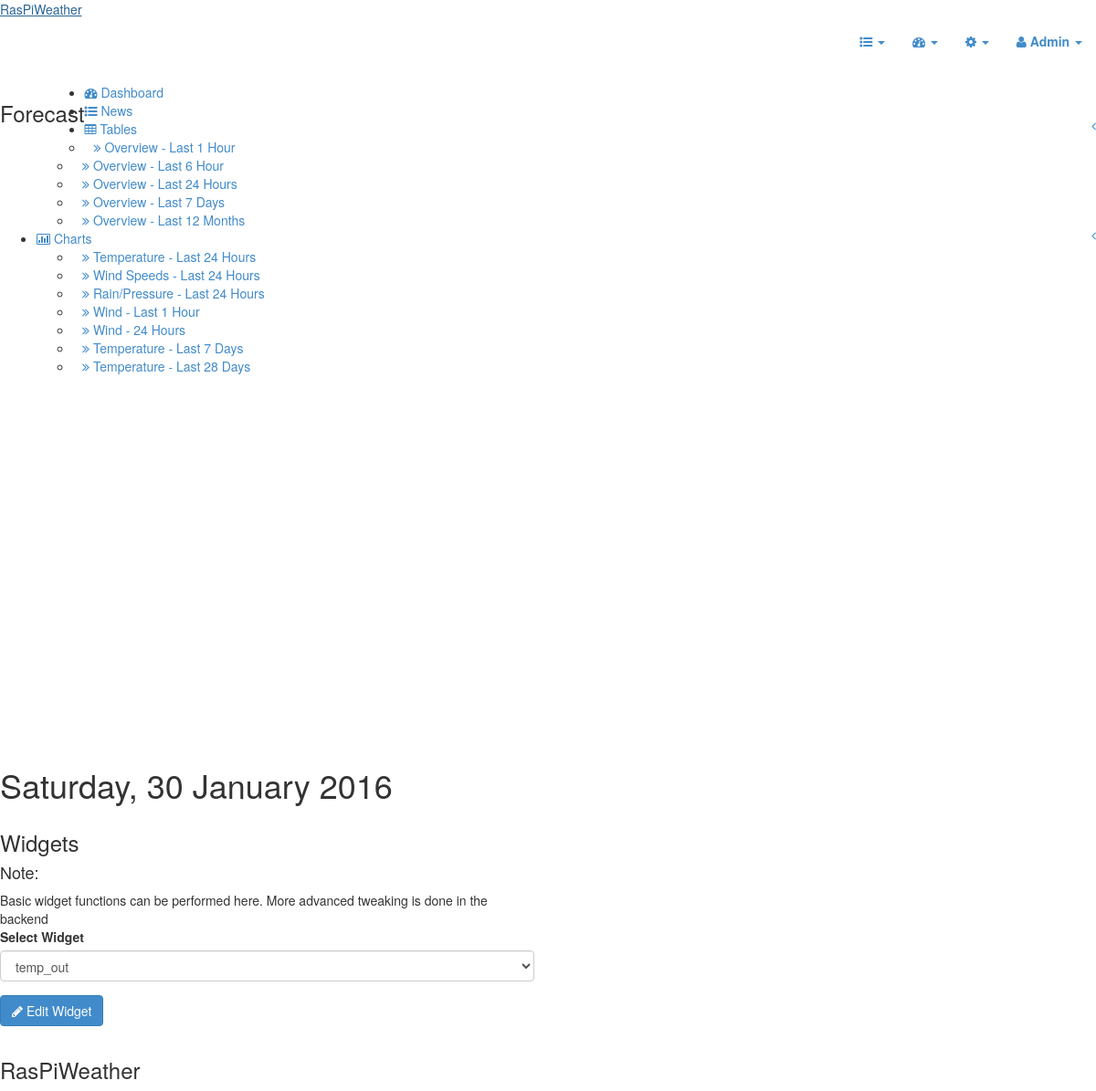
Screenshot of /?action=admin&page=widgets (signed in) with the database file from the repository.
### tables this page shows
CREATE TABLE IF NOT EXISTS `templates` (
  `id` int(10) unsigned NOT NULL AUTO_INCREMENT,
  `interval` varchar(255) NOT NULL,
  `name` varchar(255) NOT NULL,
  `type` tinyint(1) NOT NULL DEFAULT '0',
  `file` varchar(255) NOT NULL,
  `active` tinyint(1) NOT NULL DEFAULT '0',
  `chart` tinyint(1) NOT NULL DEFAULT '0',
  `template_order` int(255) NOT NULL DEFAULT '1',
  PRIMARY KEY (`id`)
);

### public_html/pages/admin/widgets/default.php (the view, shortened to what this page needs)
<?php
if(isset($_SESSION['user_id'])) {
?>
<div class="row">
  <div class="col-md-6">
    <div class="box box-solid box-primary">
      <div class="box-header">
        <h3 class="box-title">Widgets</h3>
      </div>
      <div class="box-body">
        <form role="form" method="post" action="index.php?action=admin&page=edit_widget&method=edit">
          <div class="callout callout-warning">
             <h4>Note:</h4>
             Basic widget functions can be performed here. More advanced tweaking is done in the backend
          </div>
          <div class="form-group">
            <label>Select Widget</label>
            <select class="form-control" name="widgetname">
              <?php
                $dbh = new PDO("mysql:host=".$database['host'].";dbname=".$database['name'], $database['user'], $database['pass']);
                $dbh->setAttribute(PDO::ATTR_ERRMODE, PDO::ERRMODE_EXCEPTION);
                $stmt = $dbh->prepare("SELECT * FROM widgets");
                $stmt->execute();
                $widget_array = $stmt->fetchAll();
                for ($b = 0; $b <= count($widget_array) - 1; $b++) {
                  echo "<option value='".$widget_array[$b]['id']."'>".$widget_array[$b]['widget_name']."</option>".PHP_EOL;
                }
              ?>
            </select>
          </div>
          <div class="form-group">
            <button type="submit" class="btn btn-primary" name="submit"><i class="fa fa-pencil"></i> Edit Widget</button>
          </div>
        </form>
      </div>
    </div>
  </div>
</div>
<?php
} else {
echo '<META HTTP-EQUIV="Refresh" Content="0; URL=index.php?action=pages&page=login">';
}
?>

### public_html/sidebar.php
<ul class="sidebar-menu<?php if (!isset($_GET['page'])) { echo " active"; }?>">
  <li>
    <a href="/">
    <i class="fa fa-dashboard"></i> <span>Dashboard</span>
    </a>
  </li>
  <li>
    <a href="?action=pages&page=news">
    <i class="fa fa-list-ul"></i> <span>News</span>
    </a>
  </li>
  <li class="treeview<?php if (isset($_GET['page'])) { if ($_GET['page']=='table') { echo " active"; }}?>">
    <a href="#">
    <i class="fa fa-table"></i>
    <span>Tables</span>
    <i class="fa fa-angle-left pull-right"></i>
    </a>
    <ul class="treeview-menu">
      <?php
if ($remote['is_remote'] != True) {
      $dbh = new PDO("mysql:host=".$database['host'].";dbname=".$database['name'], $database['user'], $database['pass']);
      $dbh->setAttribute(PDO::ATTR_ERRMODE, PDO::ERRMODE_EXCEPTION);
      $stmt = $dbh->prepare("SELECT * FROM templates WHERE `active`=1 AND `type`=0 ORDER BY `template_order`");
      $stmt->execute();
      $table_array = $stmt->fetchAll();
} else {
	$contents = file_get_contents($settings_array['local_files']."/site_data.json", true);
	$contents = json_decode($contents, true);
	$table_array = $contents['tables'];
}
      for ($b = 0; $b <= count($table_array) - 1; $b++) {
        echo "<li><a href='?action=pages&page=table&id=".$table_array[$b]['id']."'><i class='fa fa-angle-double-right'></i> ".$table_array[$b]['name']."</a></li>".PHP_EOL;
      }
      ?>
    </ul>
  </li>
  <li class="treeview<?php if (isset($_GET['page'])) { if ($_GET['page']=='graph') { echo " active"; }}?>">
    <a href="#">
    <i class="fa fa-bar-chart-o"></i>
    <span>Charts</span>
    <i class="fa fa-angle-left pull-right"></i>
    </a>
    <ul class="treeview-menu">
      <?php
if ($remote['is_remote'] != True) {
      $dbh = new PDO("mysql:host=".$database['host'].";dbname=".$database['name'], $database['user'], $database['pass']);
      $dbh->setAttribute(PDO::ATTR_ERRMODE, PDO::ERRMODE_EXCEPTION);
      $stmt = $dbh->prepare("SELECT * FROM templates WHERE `active`=1 AND `type`=2 ORDER BY `template_order`");
      $stmt->execute();
      $graph_array = $stmt->fetchAll();
} else {
	$contents = file_get_contents($settings_array['local_files']."/site_data.json", true);
	$contents = json_decode($contents, true);
	$graph_array = $contents['charts'];
}
      for ($b = 0; $b <= count($graph_array) - 1; $b++) {
        echo "<li><a href='?action=pages&page=graph&id=".$graph_array[$b]['id']."'><i class='fa fa-angle-double-right'></i> ".$graph_array[$b]['name']."</a></li>".PHP_EOL;
      }
      ?>
    </ul>
  </li>
</ul>

### rows the page displays
templates: name "Overview - Last 1 Hour"
templates: name "Overview - Last 6 Hour"
templates: name "Overview - Last 24 Hours"
templates: name "Overview - Last 7 Days"
templates: name "Overview - Last 12 Months"
templates: name "Temperature - Last 24 Hours"
templates: name "Wind Speeds - Last 24 Hours"
templates: name "Rain/Pressure - Last 24 Hours"
templates: name "Wind - Last 1 Hour"
templates: name "Wind - 24 Hours"
templates: name "Temperature - Last 7 Days"
templates: name "Temperature - Last 28 Days"

### other values shown
$site_array['site_name'] "RasPiWeather"
$_SESSION['user_name'] "Admin"
form field widgetname "temp_out"
